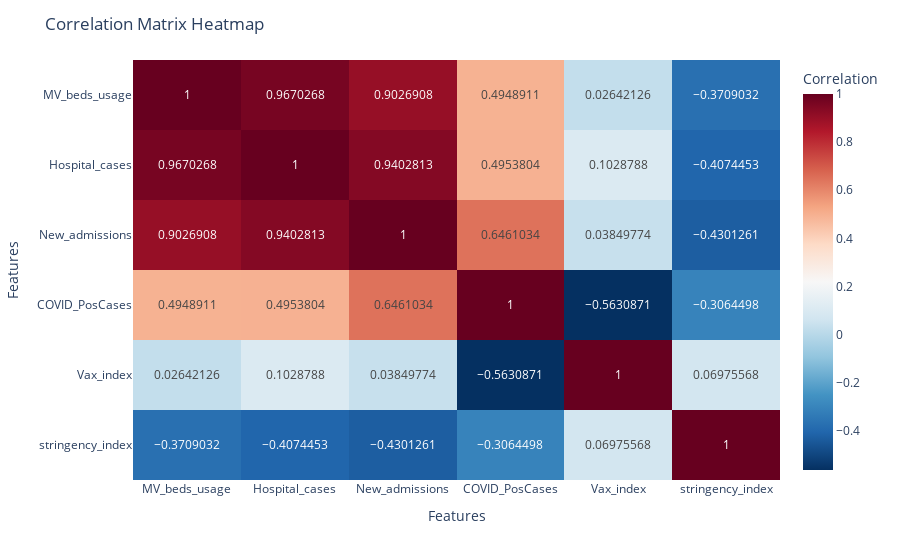

Here is the notebook cell this chart was saved with:
### Code cell
correlation_matrix = data.corr('spearman')

fig = px.imshow(correlation_matrix,
                text_auto=True,
                aspect="auto",
                color_continuous_scale="RdBu_r",
                labels=dict(x="Feature", y="Feature", color="Correlation"),
                x=correlation_matrix.columns,
                y=correlation_matrix.columns)

# Update layout for a better appearance
fig.update_layout(title='Correlation Matrix Heatmap',
                  xaxis_title='Features',
                  yaxis_title='Features')

### Figure 1 — Plotly figure (JSON) as saved in the notebook; plotly's stock layout.template omitted (floating-point values rounded to 4 significant figures)
{"data": [{"coloraxis": "coloraxis", "hovertemplate": "Feature: %{x}<br>Feature: %{y}<br>Correlation: %{z}<extra></extra>", "name": "0", "texttemplate": "%{z}", "type": "heatmap", "x": ["MV_beds_usage", "Hospital_cases", "New_admissions", "COVID_PosCases", "Vax_index", "stringency_index"], "xaxis": "x", "y": ["MV_beds_usage", "Hospital_cases", "New_admissions", "COVID_PosCases", "Vax_index", "stringency_index"], "yaxis": "y", "z": [[1, 0.967, 0.9027, 0.4949, 0.02642, -0.3709], [0.967, 1, 0.9403, 0.4954, 0.1029, -0.4074], [0.9027, 0.9403, 1, 0.6461, 0.0385, -0.4301], [0.4949, 0.4954, 0.6461, 1, -0.5631, -0.3064], [0.02642, 0.1029, 0.0385, -0.5631, 1, 0.06976], [-0.3709, -0.4074, -0.4301, -0.3064, 0.06976, 1]]}], "layout": {"coloraxis": {"colorbar": {"title": {"text": "Correlation"}}, "colorscale": [[0, "rgb(5,48,97)"], [0.1, "rgb(33,102,172)"], [0.2, "rgb(67,147,195)"], [0.3, "rgb(146,197,222)"], [0.4, "rgb(209,229,240)"], [0.5, "rgb(247,247,247)"], [0.6, "rgb(253,219,199)"], [0.7, "rgb(244,165,130)"], [0.8, "rgb(214,96,77)"], [0.9, "rgb(178,24,43)"], [1, "rgb(103,0,31)"]]}, "margin": {"t": 60}, "title": {"text": "Correlation Matrix Heatmap"}, "xaxis": {"anchor": "y", "domain": [0, 1], "title": {"text": "Features"}}, "yaxis": {"anchor": "x", "autorange": "reversed", "domain": [0, 1], "title": {"text": "Features"}}}}
